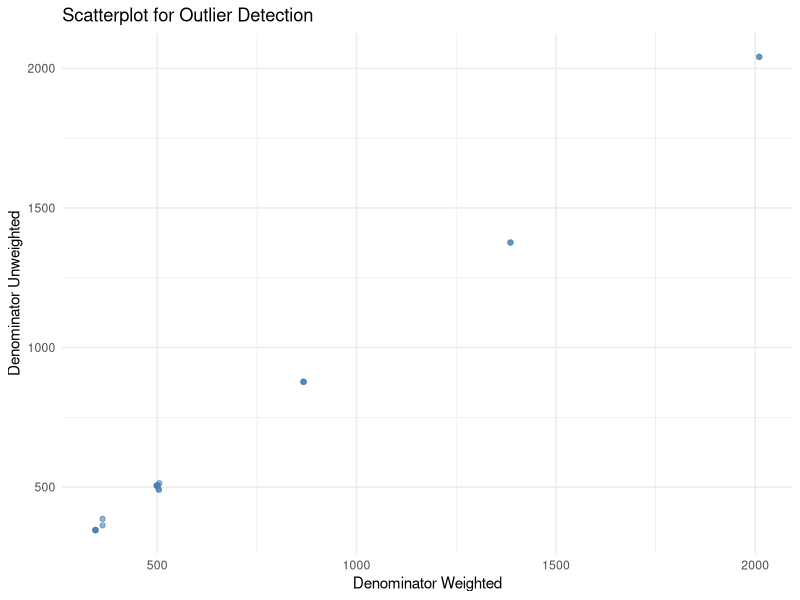
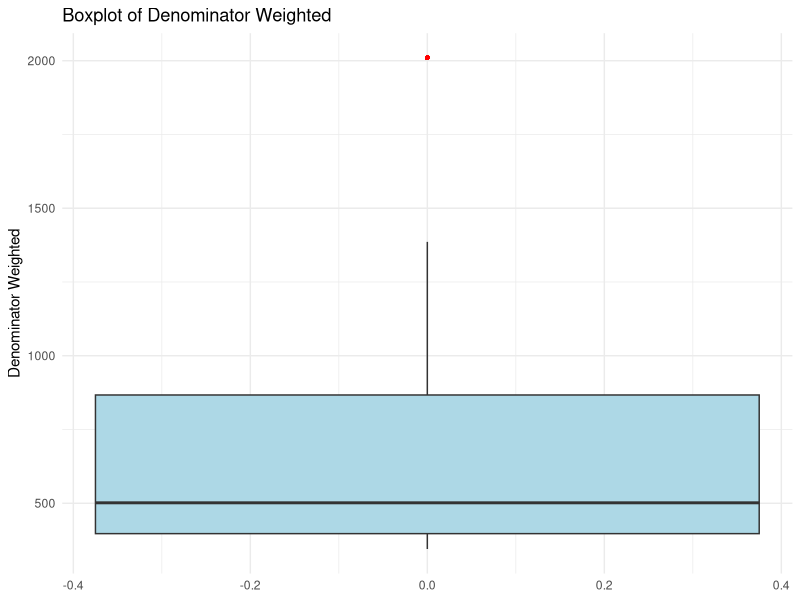

Write R code to recreate these figures, in order. (Note: this script raises an error after producing the figures.)
## ---- chunk 1
library(dplyr)
library(tidyr)
library(stringr)
library(readr)
library(here)
library(ggplot2)


## ---- chunk 2

icy_df <- read_csv(here("data", "raw", "iycf_national_zaf.csv"))
## ---- chunk 3
head(icy_df)
## ---- chunk 4
icy_df <- icy_df[-1, ]
## ---- chunk 5
dim(icy_df)
## ---- chunk 6
dup_check <- icy_df %>%
  group_by(Indicator, SurveyYear, CharacteristicId, Value) %>%
  filter(n() > 1)

dup_check

## ---- chunk 7
icy_df <- icy_df %>%
  distinct(Indicator, SurveyYear, CharacteristicId, Value, .keep_all = TRUE)

## ---- chunk 8
# 1. Remove completely empty columns
icy_df <- icy_df %>% select(where(~!all(is.na(.))))

# 2. Impute numeric columns with median
num_cols <- icy_df %>% select(where(is.numeric)) %>% names()
icy_df <- icy_df %>%
  mutate(across(all_of(num_cols), ~ ifelse(is.na(.), median(., na.rm = TRUE), .)))

# 3. Impute character/categorical columns with mode
cat_cols <- icy_df %>% select(where(is.character)) %>% names()
get_mode <- function(x) {
  ux <- na.omit(x)
  if(length(ux) == 0) return(NA_character_)
  names(sort(table(ux), decreasing = TRUE))[1]
}
icy_df <- icy_df %>%
  mutate(across(all_of(cat_cols), ~ ifelse(is.na(.), get_mode(.), .)))

# 4. Summary after handling missing values
missing_summary <- data.frame(
  Column = names(icy_df),
  Missing_Percentage = paste0(round(colMeans(is.na(icy_df)) * 100, 2), "%"),
  Missing_Count = colSums(is.na(icy_df))
)

cat("Total remaining NAs:", sum(is.na(icy_df)), "\n")
cat("Missing value summary per column:\n")
print(missing_summary)


## ---- chunk 9
data.frame(
  Column = names(icy_df),
  Missing_Data = paste0(colSums(is.na(icy_df)))
  )
## ---- chunk 10
data.frame(
  Column = names(icy_df),
  paste0(sapply(icy_df, typeof))
)

## ---- chunk 11
str(icy_df)

## ---- chunk 12
icy_df <- icy_df %>%
  mutate(
        Value = as.numeric(Value),
    Precision = as.numeric(Precision),
    SurveyYear = as.integer(SurveyYear),
    IndicatorOrder = as.integer(IndicatorOrder),
    CharacteristicId = as.integer(CharacteristicId),
    CharacteristicOrder = as.integer(CharacteristicOrder),
    IsTotal = as.logical(as.integer(IsTotal)),
    IsPreferred = as.logical(as.integer(IsPreferred)),
    SurveyYearLabel = as.integer(SurveyYearLabel),
    DenominatorWeighted = as.numeric(DenominatorWeighted),
    DenominatorUnweighted = as.numeric(DenominatorUnweighted),
  )
## ---- chunk 13
library(dplyr)
library(purrr)

# Summary table: column name, number of unique values, sample of unique values
n_sample <- 3

summary_tbl <- icy_df %>%
  map_df(~ tibble(
    n_unique = n_distinct(.),
    sample_values = paste(head(unique(.), n_sample), collapse = ", ")
  ), .id = "column")


summary_tbl


## ---- chunk 14
icy_df <- icy_df %>%
  select(
    -ISO3, 
    -DHS_CountryCode, 
    -CountryName, 
    -SurveyId,
    -ByVariableId, 
    
    -IsTotal,
    
    -SurveyYearLabel, 
    -SurveyType,
    -CharacteristicOrder
    
  )
## ---- chunk 15


library(dplyr)
library(tidyr)

icy_df <- icy_df %>%
  fill(DenominatorWeighted, DenominatorUnweighted, .direction = "up")

icy_df[
       c("DataId","DenominatorWeighted", "DenominatorUnweighted")]

## ---- chunk 16
ggplot(icy_df, aes(x = DenominatorWeighted, y = DenominatorUnweighted)) +
  geom_point(alpha = 0.6, color = "steelblue") +
  labs(title = "Scatterplot for Outlier Detection",
       x = "Denominator Weighted",
       y = "Denominator Unweighted") +
  theme_minimal()


ggplot(icy_df, aes(y = DenominatorWeighted)) +
  geom_boxplot(fill = "lightblue", outlier.color = "red", outlier.shape = 16) +
  labs(title = "Boxplot of Denominator Weighted",
       y = "Denominator Weighted") +
  theme_minimal()
## ---- chunk 17
dim(icy_df)
## ---- chunk 18
# Calculate IQR boundaries
Q1_w <- quantile(icy_df$DenominatorWeighted, 0.25, na.rm = TRUE)
Q3_w <- quantile(icy_df$DenominatorWeighted, 0.75, na.rm = TRUE)
IQR_w <- Q3_w - Q1_w
lower_w <- Q1_w - 1.5 * IQR_w
upper_w <- Q3_w + 1.5 * IQR_w

Q1_uw <- quantile(icy_df$DenominatorUnweighted, 0.25, na.rm = TRUE)
Q3_uw <- quantile(icy_df$DenominatorUnweighted, 0.75, na.rm = TRUE)
IQR_uw <- Q3_uw - Q1_uw
lower_uw <- Q1_uw - 1.5 * IQR_uw
upper_uw <- Q3_uw + 1.5 * IQR_uw

# Cap values to the IQR limits
icy_df <- icy_df %>%
  mutate(
    DenominatorWeighted = pmin(pmax(DenominatorWeighted, lower_w), upper_w),
    DenominatorUnweighted = pmin(pmax(DenominatorUnweighted, lower_uw), upper_uw)
  )


## ---- chunk 19
write_csv(icy_df, here("data","processed", "iycf_cleaned.csv"))
